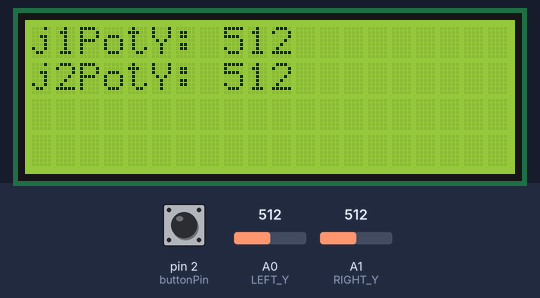
Bench run of a sketch on a simulated Arduino Uno, built with avr-gcc and run on an emulated ATmega328P. Parts: 20×4 character LCD. Inputs (shaded band) come from the test bench; at power-on: pin 2 (buttonPin) LOW, A0 (LEFT_Y) = 512, A1 (RIGHT_Y) = 512. No radio packets arrive unless stated; what the sketch prints to the serial monitor is not drawn.

Above: at 1.3 s.
1.4 s: pin 2 (buttonPin) pulled HIGH for 0.15 s
At 1.46 s:
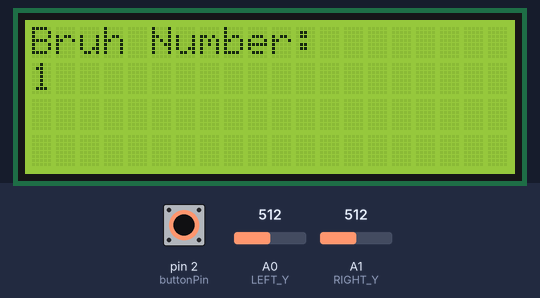
2.1 s: pin 2 (buttonPin) pulled HIGH for 1 s
At 3.5 s:
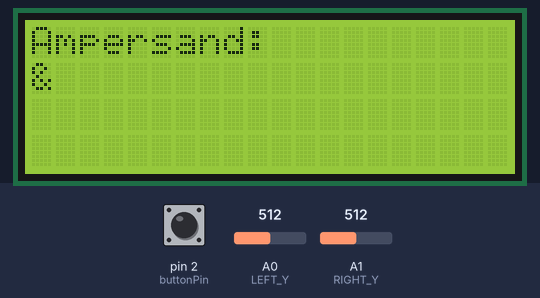
4.6 s: A0 (LEFT_Y) set to 988
7.6 s: A0 (LEFT_Y) set to 1013
10.6 s: A1 (RIGHT_Y) set to 986
13.6 s: A1 (RIGHT_Y) set to 1011
Timing chart, 0 to 16.6 s (numbered marks = the images above; inputs shaded):
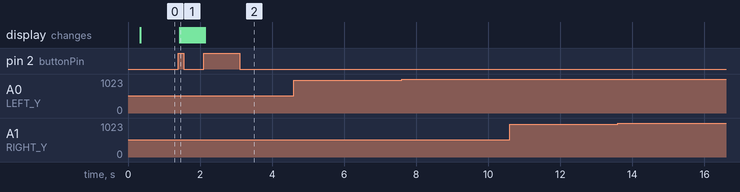

The sketch:

Transmitter.ino
```cpp
/* This is the transmitter coder for Project Stella
 * Contributors: Damien Gilbert, Dan Even, Aden Prince, Niraj Salunkhe
 * Last Date Modified: 10/30/2019
 */
/*Libraries*/
#include <SPI.h>      // SPI
#include <nRF24L01.h> // RF Transciever
#include <RF24.h>     // RF Transceiver
#include <LiquidCrystal_I2C.h> // LCD Library
//============================================================================================================

/*Global Variables*/
#define CE_PIN  7     // Chip Enable to digital pin 7
#define CSN_PIN 8     // Chip Select Not to digital pin 8
#define LEFT_Y A0     // Left Y-axis to analog pin A0
#define RIGHT_Y A1    // Right Y-axis to analog pin A1

//============================================================================================================

const byte slaveAddress[5] = {'R','x','A','A','A'};   // Address for slave (reciever)
const int MAX = 1023;         // Maximum value for joystick, 10 bit resolution
unsigned long currentMillis;  // current time in millisecond
unsigned long prevMillis;     // previous time in millisecond
unsigned long txIntervalMillis = 10;    // send once per second
unsigned long centerR = 0, centerL = 0; // initial centers for joysticks

const short buttonPin = 2;  // The pin the button is plugged into
short buttonState = 0; // Used to detect when the button state changes
short lastButtonState = 0; // Used to detect when the button state changes
short menuNumber = 0; // The value each menua is associated with
int bruhNumber = 0; // Bruh number
/* Menus:
 * 0: Joystick 1 and 2 values
 * 1: Bruh number display
 * 2: Ampersand
 */

//============================================================================================================

/*Instances*/
RF24 radio(CE_PIN, CSN_PIN); // Create a Radio
LiquidCrystal_I2C lcd(0x27,20,4);  // set the LCD address to 0x27 for a 16 chars and 2 line display

//============================================================================================================

/*Data Structure*/
struct Data_Package {
  int rightTrack, leftTrack;
};
Data_Package data; // Create a variable with the above structure

//============================================================================================================

void setup() {
    Serial.begin(9600);   // Set baud rate for serial monitor
    Serial.println("Tx Starting");  // Beginning Prompt
    radio.begin();  //Communication with radio
    radio.setDataRate( RF24_250KBPS );    // Set data rate to 250kilobits per second
    radio.setRetries(3,5); // delay, count
    radio.openWritingPipe(slaveAddress);  // Begin writing radio
    calibrate();  // Do calibration to find nominal centers of the joysticks

    lcd.init(); // Initialize the lcd
    lcd.backlight(); // Start lcd backlight
    printJoystickLabels(); // Prints the joystick labels

    pinMode(buttonPin, INPUT); // Set pin mode for the button
}

//============================================================================================================

void calibrate() {
    centerR = 0;  // initialize center right to zero (again?)
    centerL = 0;  // initialize center left to zero (again?)

    //accumulate data points
    for (int i = 0; i < 512; ++i) {
      centerR += analogRead(RIGHT_Y); // add up all middle values 512 times for right joystick
      centerL += analogRead(LEFT_Y);  // add up all middle values 512 times for left joystick
    }

    //bitshift 9 to the right to divide by 512
    centerR = centerR >> 9;  // take the average of right joystick (nominal)
    centerL = centerL >> 9; // take the average of left joystick (nominal)
}

//============================================================================================================

void loop() {
    currentMillis = millis();   // current time is set to milliseconds
    //Check clock for sending message
    if (currentMillis - prevMillis >= txIntervalMillis) {
        send();
        prevMillis = millis();
    }
}

//============================================================================================================

// NOTE: is send() a built-in function?
void send() {
    bool rslt;  // Boolean variable for verification of receiving message
    //data.rightTrack = 1;    // Tester
    //data.leftTrack = 1;     // Tester
    rslt = radio.write( &data, sizeof(data) );      // will return true if message is verified as received

    // Printable Table for Data Being Sent
    Serial.print("Data Sent ");
    Serial.print(data.rightTrack);
    Serial.print("\t");
    Serial.print(data.leftTrack);
    Serial.print("\t");

    // Get the button state
    buttonState = digitalRead(buttonPin);

    // This if statement is entered only once, the first instant the button is pressed
    if (buttonState == HIGH && lastButtonState == LOW) {
      // Toggles between each menu number
      menuNumber++;
      if(menuNumber == 3) {
        menuNumber = 0;
    }

      // Clears the lcd and prints labels
      // This is done once so the labels won't flicker
      lcd.clear();
      printLabels();
    }
    // Prints the data every loop iteration
    printData();

    // Reads the button state again so we can detect a button press
    lastButtonState = digitalRead(buttonPin);

    // Acknowledgement Checks
    if (rslt) {
        Serial.println("  Acknowledge received");
        getDataPackage();
    }
    else {
        Serial.println("  Tx failed");
    }
}

//============================================================================================================

void getDataPackage() {
    int rRead = analogRead(RIGHT_Y);  // read right joystick value from analog pin
    int lRead = analogRead(LEFT_Y);   // read left joystick value from analog pin

    // Check Left Joystick Value and Map Accordingly
    if(lRead < centerL) {
      data.leftTrack = map(lRead, 0, centerL, 0, 511);
    } else {
      data.leftTrack = map(lRead, centerL, 1023, 512, 1023);
    }

    // Check Right Joystick Valule and Map Accordingly
    if(rRead < centerR) {
      data.rightTrack = map(rRead, 0, centerR, 0, 511);
    } else {
      data.rightTrack = map(rRead, centerR, 1023, 512, 1023);
    }
}

//============================================================================================================

/*Prints labels based on the menu number*/
void printLabels() {
  if(menuNumber == 0) {
    printJoystickLabels();
  }
  else if(menuNumber == 1) {
    printBruhLabels();
  }
  else if(menuNumber == 2) {
    printAmpersandLabels();
  }
}

//============================================================================================================

/*Prints data based on the menu number*/
void printData() {
  if(menuNumber == 0) {
    printJoystickData();
  }
  else if(menuNumber == 1) {
    printBruhData();
  }
  else if(menuNumber == 2) {
    printAmpersandData();
  }
}

//============================================================================================================

/*Prints joystick menu labels*/
void printJoystickLabels() {
  lcd.setCursor(0,0);
  lcd.print("j1PotY: ");
  lcd.setCursor(0,1);
  lcd.print("j2PotY: ");
}

//============================================================================================================

/*Prints joystick data*/
void printJoystickData() {
  // Prints j1PotY
  lcd.setCursor(8,0);
  lcd.print("   ");
  lcd.setCursor(8,0);
  lcd.print(data.rightTrack);

  // Prints j2PotY
  lcd.setCursor(8,1);
  lcd.print("   ");
  lcd.setCursor(8,1);
  lcd.print(data.leftTrack);
}

//============================================================================================================

/*Prints bruh menu labels*/
void printBruhLabels() {
  lcd.setCursor(0,0);
  lcd.print("Bruh Number: ");
}

//============================================================================================================

/*Prints bruh data*/
void printBruhData() {
  lcd.setCursor(0,1);
  lcd.print(bruhNumber);

  // Updates the bruh number
  bruhNumber++;
}

//============================================================================================================

/*Prints ampersand menu labels*/
void printAmpersandLabels() {
  lcd.setCursor(0,0);
  lcd.print("Ampersand:");
}

//============================================================================================================

/*Prints ampersand data*/
void printAmpersandData() {
  lcd.setCursor(0,1);
  lcd.print("&");
}
```

Measured:
- after the input at 1.4 s, the display: first changes at once (image 1 shows a later state)
- after the input at 2.1 s, the display: changes at once (image 2)
- after the input at 4.6 s, every drawn part: stays the same
- after the input at 7.6 s, every drawn part: stays the same
- after the input at 10.6 s, every drawn part: stays the same
- after the input at 13.6 s, every drawn part: stays the same
